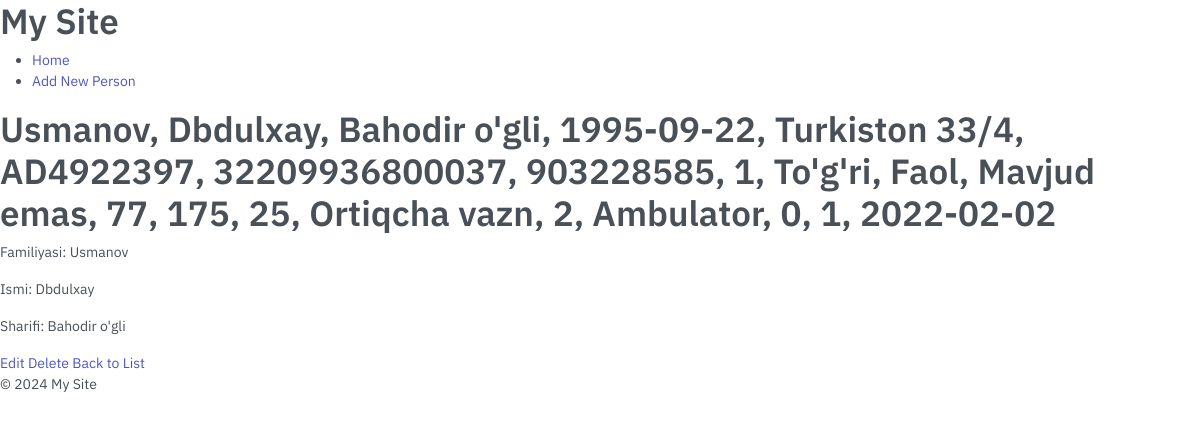
/1/, run on the app's committed database.
### nurse/models.py (models this page shows)
class People(models.Model):
    familiyasi = models.CharField(max_length=200)
    ismi = models.CharField(max_length=200)
    sharifi = models.CharField(max_length=200)
    tugilgan_kuni = models.DateField(default=timezone.now)
    address = models.CharField(max_length=300)
    passport = models.CharField(max_length=150)
    pinfl = models.PositiveBigIntegerField()
    telefon_raqami = models.CharField(max_length=13)
    tibbiy_brigada = models.PositiveBigIntegerField()
    ovqatlanish_turi = models.CharField(max_length=150, choices=ovqatlanish_turi)
    jismoniy_faolligi = models.CharField(max_length=150, choices=jismoniy_faolligi)
    zararli_odat = models.CharField(max_length=150, choices=zararli_odat)
    vazn = models.IntegerField()
    buy = models.IntegerField()
    tvi = models.IntegerField()
    tashhisi = models.TextField()
    salomatlik_guruhi = models.CharField(max_length=150, choices=salomatlik_guruhi)
    soglamlashtirish = models.CharField(max_length=150, choices=soglamlashtirish)
    muassasa_nomi = models.CharField(max_length=200)
    davolash_chorak = models.CharField(max_length=150, choices=davolash_chorak)
    xatlov_sana = models.DateField(default=timezone.now)
    def __str__(self):
        return (f"{self.familiyasi}, "
                f"{self.ismi}, "
                f"{self.sharifi}, "
                f"{self.tugilgan_kuni}, "
                f"{self.address}, "
                f"{self.passport}, "
                f"{self.pinfl}, "
                f"{self.telefon_raqami}, "
                f"{self.tibbiy_brigada}, "
                f"{self.ovqatlanish_turi}, "
                f"{self.jismoniy_faolligi}, "
                f"{self.zararli_odat}, "
                f"{self.vazn}, "
                f"{self.buy}, "
                f"{self.tvi}, "
                f"{self.tashhisi}, "
                f"{self.salomatlik_guruhi}, "
                f"{self.soglamlashtirish}, "
                f"{self.muassasa_nomi}, "
                f"{self.davolash_chorak}, "
                f"{self.xatlov_sana}")

### nurse/views.py (the view)
# urls.py: path('<int:pk>/', PeopleDetailView.as_view(), name='people_detail'),
class PeopleDetailView(DetailView):
    model = People
    template_name = 'people_detail.html'
    context_object_name = 'person'

### templates/people_detail.html
{% extends 'base_generic.html' %}
{% block content %}
  <h1>{{ person }}</h1>
  <p>Familiyasi: {{ person.familiyasi }}</p>
  <p>Ismi: {{ person.ismi }}</p>
  <p>Sharifi: {{ person.sharifi }}</p>
  <a href="{% url 'people_edit' person.pk %}">Edit</a>
  <a href="{% url 'people_delete' person.pk %}">Delete</a>
  <a href="{% url 'people_list' %}">Back to List</a>
{% endblock %}

### templates/base_generic.html (shortened to what this page needs)
<!DOCTYPE html>
{% load static %}
<html lang="en">
<head>
        <link rel="stylesheet" href="{% static 'assets/css/preloader.min.css' %}" type="text/css" />
        <link href="{% static 'assets/css/bootstrap.min.css' %}" id="bootstrap-style" rel="stylesheet" type="text/css" />
        <link href="{% static 'assets/css/icons.min.css' %}" rel="stylesheet" type="text/css" />
        <link href="{% static 'assets/css/app.min.css' %}" id="app-style" rel="stylesheet" type="text/css" />
</head>
<body>
    <header>
        <h1>My Site</h1>
        <nav>
            <ul>
                <li><a href="{% url 'people_list' %}">Home</a></li>
                <li><a href="{% url 'people_create' %}">Add New Person</a></li>
            </ul>
        </nav>
    </header>
    <main>
        {% block content %}{% endblock %}
    </main>
    <footer>
        <p>&copy; 2024 My Site</p>
    </footer>
</body>
</html>

### data on the page
People: familiyasi+ismi+sharifi "Usmanov, Dbdulxay, Bahodir o'gli, 1995-09-22, Turkiston 33/4, AD4922397, 32209936800037, 903228585, 1, To'g'ri, Faol, Mavjud emas, 77, 175, 25, Ortiqcha vazn, 2, Ambulator, 0, 1, 2022-02-02", familiyasi "Usmanov", ismi "Dbdulxay", sharifi "Bahodir o'gli"
